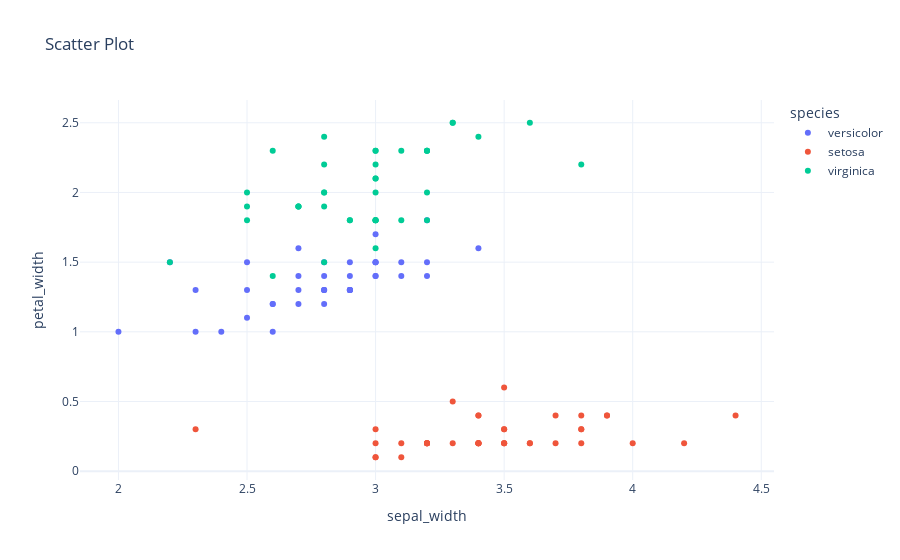

This figure's notebook cell:
### Code cell
df.scatterplot(x='sepal_width', y='petal_width', color="species")

### Figure 1 — Plotly figure (JSON) as saved in the notebook; plotly's stock layout.template omitted (floating-point values rounded to 4 significant figures)
{"data": [{"hovertemplate": "species=versicolor<br>sepal_width=%{x}<br>petal_width=%{y}<extra></extra>", "legendgroup": "versicolor", "marker": {"color": "#636efa", "symbol": "circle"}, "mode": "markers", "name": "versicolor", "showlegend": true, "type": "scatter", "x": [2.8, 2.8, 2.8, 3, 2.5, 3, 3, 3, 2.9, 2.8, 2.9, 3.4, 2.5, 2.9, 2, 2.8, 2.6, 3, 3.1, 2.9, 2.6, 2.7, 3, 3.2, 2.9, 2.4, 2.7, 3.2, 2.3, 2.3, 2.9, 2.6, 3.1, 2.8, 2.5, 2.7, 2.7, 2.2, 2.9, 3.2], "xaxis": "x", "y": [1.3, 1.2, 1.5, 1.4, 1.3, 1.4, 1.5, 1.7, 1.3, 1.3, 1.4, 1.6, 1.5, 1.3, 1, 1.3, 1, 1.5, 1.5, 1.5, 1.2, 1.6, 1.5, 1.8, 1.3, 1, 1.2, 1.4, 1.3, 1, 1.3, 1.2, 1.4, 1.4, 1.1, 1.3, 1.4, 1.5, 1.3, 1.5], "yaxis": "y"}, {"hovertemplate": "species=setosa<br>sepal_width=%{x}<br>petal_width=%{y}<extra></extra>", "legendgroup": "setosa", "marker": {"color": "#EF553B", "symbol": "circle"}, "mode": "markers", "name": "setosa", "showlegend": true, "type": "scatter", "x": [3.2, 3.3, 3.2, 3.1, 3.8, 3.8, 3.8, 3, 4, 3.1, 3.6, 3.4, 3.4, 4.4, 3.4, 3.2, 3, 2.3, 3.5, 3, 3.6, 3.2, 3.3, 3.8, 3.4, 4.2, 3.5, 3.2, 3.5, 3.4, 3, 3.7, 3.4, 3.9, 3.9, 3.5, 3.5, 3.7, 3.5, 3.4], "xaxis": "x", "y": [0.2, 0.5, 0.2, 0.2, 0.3, 0.2, 0.4, 0.3, 0.2, 0.1, 0.2, 0.2, 0.2, 0.4, 0.2, 0.2, 0.2, 0.3, 0.6, 0.1, 0.2, 0.2, 0.2, 0.3, 0.4, 0.2, 0.2, 0.2, 0.3, 0.4, 0.1, 0.2, 0.2, 0.4, 0.4, 0.2, 0.2, 0.4, 0.3, 0.2], "yaxis": "y"}, {"hovertemplate": "species=virginica<br>sepal_width=%{x}<br>petal_width=%{y}<extra></extra>", "legendgroup": "virginica", "marker": {"color": "#00cc96", "symbol": "circle"}, "mode": "markers", "name": "virginica", "showlegend": true, "type": "scatter", "x": [3.2, 2.8, 3.1, 3, 2.5, 2.8, 2.6, 2.8, 2.9, 2.6, 2.8, 3, 3, 3.2, 2.7, 3, 2.8, 3, 2.9, 2.5, 3.1, 3.8, 3, 3.3, 3, 3.2, 3, 3.2, 3.2, 2.7, 3, 3, 3.4, 2.8, 2.5, 3.6, 3.3, 2.7, 3, 2.2], "xaxis": "x", "y": [1.8, 2, 1.8, 1.6, 2, 1.9, 1.4, 2.2, 1.8, 2.3, 2, 2.3, 2, 2, 1.9, 1.8, 2.4, 2.2, 1.8, 1.9, 2.3, 2.2, 1.8, 2.5, 1.8, 2.3, 2.3, 2.3, 2.3, 1.9, 2.1, 2.1, 2.4, 1.5, 1.8, 2.5, 2.5, 1.9, 1.8, 1.5], "yaxis": "y"}], "layout": {"autosize": true, "legend": {"title": {"text": "species"}, "tracegroupgap": 0}, "title": {"text": "Scatter Plot"}, "xaxis": {"anchor": "y", "autorange": true, "domain": [0, 1], "range": [1.857, 4.543], "title": {"text": "sepal_width"}, "type": "linear"}, "yaxis": {"anchor": "x", "autorange": true, "domain": [0, 1], "range": [-0.0758, 2.676], "title": {"text": "petal_width"}, "type": "linear"}}}
